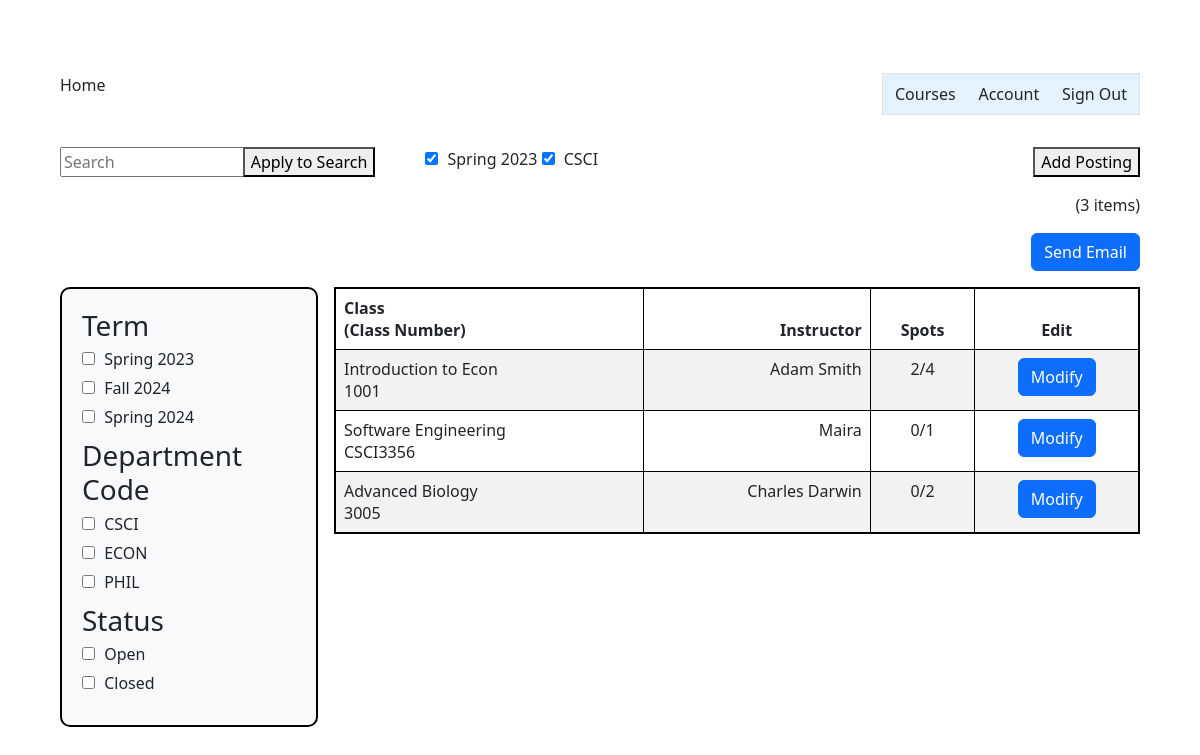
/admin_summary/, run on the app's committed database.
### InstructorAddCourse/models.py (models this page shows)
class InstructorAddCourse(models.Model):
	course_name = models.CharField(max_length=255)
	course_number = models.CharField(max_length=255)
	course_instructor = models.CharField(max_length=255)
	course_description = models.CharField(max_length=800)
	total_time_commitment = models.DecimalField(max_digits=2, decimal_places=0, validators=[MinValueValidator(0)], default=0)
	has_discussion = models.CharField(choices=[('yes', 'Yes'),('no', 'No')], max_length=50, default='')
	num_ta_needed = models.DecimalField(max_digits=2, decimal_places=0, validators=[MinValueValidator(0)], default=0)
	curr_num_ta = models.IntegerField(default=0)
	graded_meeting = models.CharField(choices=[('yes', 'Yes'),('no', 'No')], max_length=50, default='')
	office_hours = models.DecimalField(max_digits=2, decimal_places=0, validators=[MinValueValidator(0)], default=0)
	other_info = models.CharField(max_length=800, default=None)

### adminSummary/views.py (the view)
# urls.py: path('admin_summary/', admin_summary_view),
def admin_summary_view(response):
    course_objects = InstructorAddCourse.objects.all()
    course_count = course_objects.count()
    context = {'course_objects': course_objects, 'course_count': course_count}
    return render(response, "adminSummary.html", context)

### templates/adminSummary.html (shortened to what this page needs)
{% extends 'appbase.html' %} {% block content %} {% load static %}
<!DOCTYPE html>
<html>
  <head>
    <link rel="stylesheet" href="{% static 'adminSummary.css' %}" />
  </head>
  <body>
    <div class="container-fluid">
      <div class="row">
        <div class="col-sm-2">
          <div id="search-box">
            <input type="text" id="search-input" placeholder="Search" />
          </div>
        </div>
        <div class="col-sm-2">
          <button id="apply-to-search-btn">Apply to Search</button>
        </div>
        <div class="col-sm">
          <div class="applied-filters">
            <label
              ><input type="checkbox" name="category" value="shoes" checked />
              Spring 2023</label
            >
            <label
              ><input type="checkbox" name="color" value="red" checked />
              CSCI</label
            >
          </div>
        </div>
        <div class="col-sm-2">
          <div class="text-end">
            <button id="add-posting-btn">Add Posting</button>
          </div>
        </div>
      </div>
      <div class="row" id="item-row">
        <div class="col-sm">
          <div class="text-end">({{course_count}} items)</div>
        </div>
      </div>
      <div class="row" id="item-row">
        <div class="col-sm">
          <div class ="text-end">
            <a href="{% url 'send_email' %}">
              <button type="button" class="btn btn-primary">Send Email</button>
            </a>
          </div>
        </div>
      </div>
      <div class="row">
        <div class="col-sm-3">
          <div class="filter-box">
            <div class="filter-group">
              <h3>Term</h3>
              <label
                ><input type="checkbox" name="category" value="shoes" />
                Spring 2023</label
              >
              <label
                ><input type="checkbox" name="category" value="clothing" />
                Fall 2024</label
              >
              <label
                ><input type="checkbox" name="category" value="accessories" />
                Spring 2024</label
              >
            </div>
            <div class="filter-group">
              <h3>Department Code</h3>
              <label
                ><input type="checkbox" name="color" value="red" /> CSCI</label
              >
              <label
                ><input type="checkbox" name="color" value="blue" /> ECON</label
              >
              <label
                ><input type="checkbox" name="color" value="green" />
                PHIL</label
              >
            </div>
            <div class="filter-group">
              <h3>Status</h3>
              <label
                ><input type="checkbox" name="size" value="small" /> Open</label
              >
              <label
                ><input type="checkbox" name="size" value="medium" />
                Closed</label
              >
            </div>
          </div>
        </div>
        <div class="col-sm-9">
          <table class="table table-striped table-bordered table-hover">
            <thead>
              <tr>
                <th>Class<br />(Class Number)</th>
                <th class="text-end">Instructor</th>
                <th class="text-center">Spots</th>
                <th class="text-center">Edit</th>
              </tr>
            </thead>
            <tbody id="table-body">
              {% for course in course_objects %}
              <tr>
                <td>{{ course.course_name }}<br />{{ course.course_number}}</td>
                <td class="text-end">{{ course.course_instructor }}</td>
                <td class="text-center">
                  {{course.curr_num_ta}}/{{ course.num_ta_needed }}
                </td>
                <td class="text-center">
                  <button type="button" class="btn btn-primary">Modify</button>
                </td>
              </tr>
              {% endfor %}
            </tbody>
          </table>
        </div>
      </div>
    </div>
  </body>
</html>
{% endblock %}

### static/adminSummary.css (style rules this page uses)
body { height: 100%; display: flex; align-items: center; justify-content: center; }
.table-bordered { border: 2px solid black; }
.filter-box { padding: 20px; border: 2px solid black; background-color: #f8f9fa; border-radius: 10px; }
.filter-group { margin-bottom: 10px; }
.filter-group h3 { margin-top: 0; margin-bottom: 5px; }
.filter-group label { display: block; margin-bottom: 5px; }
.filter-group input[type="checkbox"] { margin-right: 5px; }
.applied-filters input[type="checkbox"] { margin-right: 5px; }
[class*="col"] { padding: 0.5rem; }

### data on the page
InstructorAddCourse: course_name "Introduction to Econ", course_number "1001", course_instructor "Adam Smith", curr_num_ta "2", num_ta_needed "4"
InstructorAddCourse: course_name "Software Engineering", course_number "CSCI3356", course_instructor "Maira", curr_num_ta "0", num_ta_needed "1"
InstructorAddCourse: course_name "Advanced Biology", course_number "3005", course_instructor "Charles Darwin", curr_num_ta "0", num_ta_needed "2"

### other printed values
{{ course_count }} "3"
